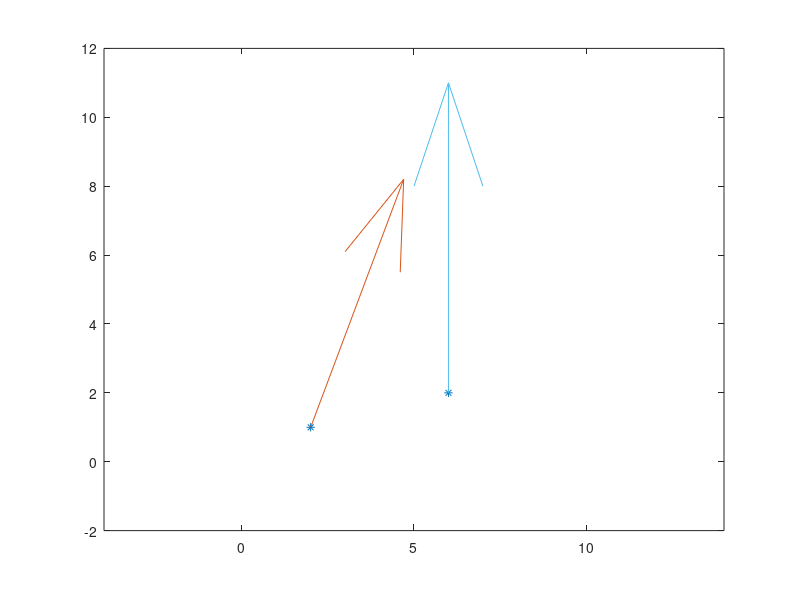

Reproduce this figure in MATLAB. (Note: this script raises an error after producing the figure.)
clear
px = [ 2 6 ]; py = [ 1 2 ];
plot(px, py, '*');

axis([-4 14 -2 12]), axis equal; hold on;

vx = [ 3 0 ]; vy = [ 8 10 ];
quiver(px(1), py(1), vx(1), vy(1));
quiver(px(2), py(2), vx(2), vy(2));

syms t a3 a2 a1 a0 b3 b2 b1 b0

t1 = 1; t2 = 2;

x(t) = a3 * t^3 + a2 * t^2 + a1 * t + a0;
xd(t) = diff(x, t);

e = [ x(t1) == px(1), x(t2) == px(2), ...
     xd(t1) == vx(1), xd(t2) == vx(2)];
m = solve(e, [a3 a2 a1 a0]);
cx(t) = subs(x, [a3 a2 a1 a0], [m.a3 m.a2 m.a1 m.a0]);


y(t) = b3 * t^3 + b2 * t^2 + b1 * t + b0;
yd(t) = diff(y, t);

e = [ y(t1) == py(1), y(t2) == py(2), ...
     yd(t1) == vy(1), yd(t2) == vy(2)];

m = solve(e, [b3 b2 b1 b0]);
cy(t) = subs(y, [b3 b2 b1 b0], [m.b3 m.b2 m.b1 m.b0]);

fplot(cx, cy, [t1 t2])




